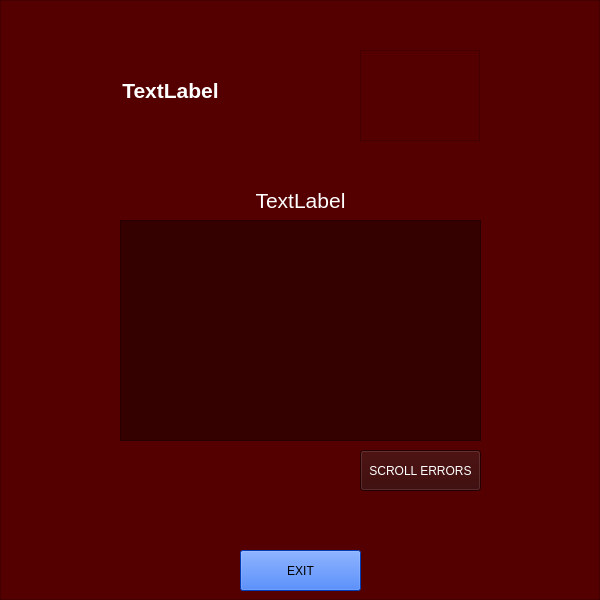
<?xml version="1.0" encoding="UTF-8"?>
<ui version="4.0">
 <class>errorsWindow</class>
 <widget class="QWidget" name="errorsWindow">
  <property name="geometry">
   <rect>
    <x>0</x>
    <y>0</y>
    <width>600</width>
    <height>600</height>
   </rect>
  </property>
  <property name="windowTitle">
   <string>Form</string>
  </property>
  <widget class="QFrame" name="workingFrame">
   <property name="geometry">
    <rect>
     <x>0</x>
     <y>0</y>
     <width>600</width>
     <height>600</height>
    </rect>
   </property>
   <property name="styleSheet">
    <string notr="true">background-color: rgb(0, 0, 0);
background-color: rgb(85, 0, 0);</string>
   </property>
   <property name="frameShape">
    <enum>QFrame::StyledPanel</enum>
   </property>
   <property name="frameShadow">
    <enum>QFrame::Raised</enum>
   </property>
   <widget class="QLabel" name="errorString">
    <property name="geometry">
     <rect>
      <x>100</x>
      <y>70</y>
      <width>141</width>
      <height>41</height>
     </rect>
    </property>
    <property name="font">
     <font>
      <pointsize>16</pointsize>
      <bold>true</bold>
     </font>
    </property>
    <property name="styleSheet">
     <string notr="true">color: rgb(255, 255, 255);</string>
    </property>
    <property name="text">
     <string>TextLabel</string>
    </property>
    <property name="alignment">
     <set>Qt::AlignCenter</set>
    </property>
   </widget>
   <widget class="QLabel" name="titleString">
    <property name="geometry">
     <rect>
      <x>120</x>
      <y>190</y>
      <width>361</width>
      <height>21</height>
     </rect>
    </property>
    <property name="font">
     <font>
      <pointsize>16</pointsize>
     </font>
    </property>
    <property name="styleSheet">
     <string notr="true">color: rgb(255, 255, 255);</string>
    </property>
    <property name="text">
     <string>TextLabel</string>
    </property>
    <property name="alignment">
     <set>Qt::AlignCenter</set>
    </property>
   </widget>
   <widget class="QPlainTextEdit" name="descriptionString">
    <property name="geometry">
     <rect>
      <x>120</x>
      <y>220</y>
      <width>361</width>
      <height>221</height>
     </rect>
    </property>
    <property name="styleSheet">
     <string notr="true">color: rgb(255, 255, 255);
background-color: rgb(52, 0, 0);</string>
    </property>
   </widget>
   <widget class="QPushButton" name="scrollPushButton">
    <property name="geometry">
     <rect>
      <x>360</x>
      <y>450</y>
      <width>121</width>
      <height>41</height>
     </rect>
    </property>
    <property name="styleSheet">
     <string notr="true">color: rgb(255, 255, 255);
background-color: rgb(52, 0, 0);</string>
    </property>
    <property name="text">
     <string>SCROLL ERRORS</string>
    </property>
   </widget>
   <widget class="QPushButton" name="exitPushButton">
    <property name="geometry">
     <rect>
      <x>240</x>
      <y>550</y>
      <width>121</width>
      <height>41</height>
     </rect>
    </property>
    <property name="styleSheet">
     <string notr="true">border-image: url(:/Sym/Sym/a.png);
background-color: rgb(0, 85, 255);</string>
    </property>
    <property name="text">
     <string>EXIT</string>
    </property>
   </widget>
   <widget class="QFrame" name="pixFrame">
    <property name="geometry">
     <rect>
      <x>360</x>
      <y>50</y>
      <width>120</width>
      <height>91</height>
     </rect>
    </property>
    <property name="styleSheet">
     <string notr="true">border-image: url(:/errorPixmap/Errors/errorPix.png);</string>
    </property>
    <property name="frameShape">
     <enum>QFrame::StyledPanel</enum>
    </property>
    <property name="frameShadow">
     <enum>QFrame::Raised</enum>
    </property>
   </widget>
  </widget>
 </widget>
 <resources/>
 <connections/>
</ui>
